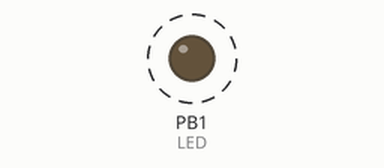
Simulated run of this sketch. Board: ATtiny85, built with avr-gcc and run on an emulated ATtiny85. Parts: output pins drawn as LEDs (lit = HIGH). Dashed ring = blinking.

Above: at 1.0 s.
Timing chart, 0 to 5.1 s (numbered marks = the images above):
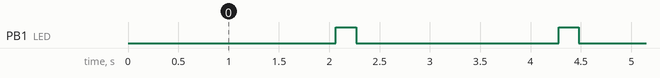

Measured:
- by itself, PB1 (LED): alternates HIGH for 0.20 s and LOW for 2.0 s

The sketch:

SEATALK_ATTINY85.ino
```cpp
/*
 * Initial attempts at exploring  software serial on ATTiny 85.
 * Based on https://www.hackster.io/porrey/easy-serial-on-the-attiny-2676e6
 *
 */
#include "SoftwareSerial.h" // use my local version in this code

//
// ***
// *** Define the RX and TX pins. Choose any two
// *** pins that are unused. Try to avoid D0 (pin 5)
// *** and D2 (pin 7) if you plan to use I2C.
// ***
#define RX    3   // *** D3, Pin 2
#define TX    4   // *** D4, Pin 3
#define ST_in    0   // *** D4, Pin 3
#define LED 1
// ***
// *** Define the software based serial port. Using the
// *** name Serial so that code can be used on other
// *** platforms that support hardware based serial. On
// *** chips that support the hardware serial, just
// *** comment this line.
// ***


// do not call Serial, or digistump compiler will call its own version!
SoftwareSerial Serial_Port(RX, TX);
SoftwareSerial Seatalk(ST_in, TX,false,true); // modify  software serial to add 9 bit mode

// ***
// *** Pinout ATtiny25/45/85:
// *** PDIP/SOIC/TSSOP
// *** =============================================================================================
// ***
// ***        (PCINT5/RESET/ADC0/dW) PB5   [1]*  [8]   VCC
// *** (PCINT3/XTAL1/CLKI/OC1B/ADC3) PB3   [2]   [7]   PB2 (SCK/USCK/SCL/ADC1/T0/INT0/PCINT2)
// *** (PCINT4/XTAL2/CLKO/OC1B/ADC2) PB4   [3]   [6]   PB1 (MISO/DO/AIN1/OC0B/OC1A/PCINT1)
// ***                               GND   [4]   [5]   PB0 (MOSI/DI/SDA/AIN0/OC0A/OC1A/AREF/PCINT0)
// ***

// *****************************************
// ***
// *** For FTDI/232 Cable:
// *** https://www.adafruit.com/products/70
// ***
// *** Connect 3V  (red)    to Pin 8
// *** Connect GND (black)  to Pin 4
// *** Connect RX  (yellow) to Pin 3
// *** Connect TX  (orange) to Pin 2
// ***
// *****************************************

// *****************************************
// ***
// *** For Serial TTL Cable:
// *** https://www.adafruit.com/products/954
// ***
// *** Connect 3V  (red)   to Pin 8
// *** Connect GND (black) to Pin 4
// *** Connect RX  (white) to Pin 3
// *** Connect TX  (green) to Pin 2
// ***
// *****************************************


void setup()
{
  // ***
  // *** Initialize the Serial port
  // ***
  pinMode(LED, OUTPUT); //LED
  Seatalk.begin(4800);
  Serial_Port.begin(9600);
  Serial_Port.println("starting Seatalk test");


  Serial_Port.println("Initialization complete.");
}

void loop()
{
  // ***
  // *** Keep track of the loop.
  // ***
  static uint32_t counter = 0;
  digitalWrite(LED, LOW);

  Serial_Port.print(counter); Serial_Port.print(": "); Serial_Port.print("testing...");

  // ***
  // *** Delay 2 seconds.
  // ***
  delay(2000);
  digitalWrite(LED, HIGH);
   delay(200);

  // ***
  // *** Increment the counter.
  // ***
  counter++;
}
```
